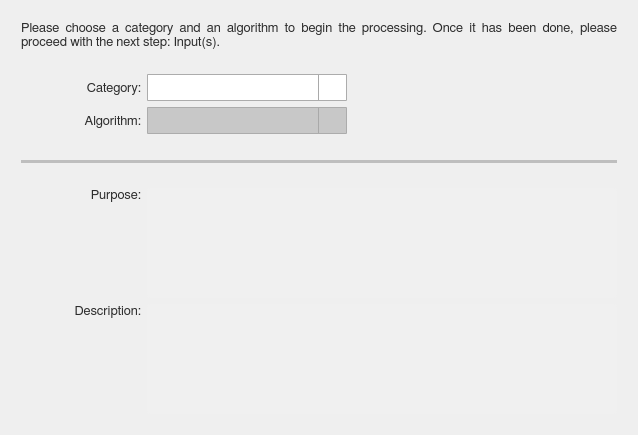
     <widget class="QWidget" name="tab_4">
      <attribute name="title">
       <string>Choose an algorithm</string>
      </attribute>
      <layout class="QGridLayout" name="gridLayout_3">
       <item row="0" column="2">
        <spacer name="verticalSpacer_6">
         <property name="orientation">
          <enum>Qt::Vertical</enum>
         </property>
         <property name="sizeType">
          <enum>QSizePolicy::Fixed</enum>
         </property>
         <property name="sizeHint" stdset="0">
          <size>
           <width>20</width>
           <height>10</height>
          </size>
         </property>
        </spacer>
       </item>
       <item row="1" column="0">
        <spacer name="horizontalSpacer_8">
         <property name="orientation">
          <enum>Qt::Horizontal</enum>
         </property>
         <property name="sizeType">
          <enum>QSizePolicy::Fixed</enum>
         </property>
         <property name="sizeHint" stdset="0">
          <size>
           <width>10</width>
           <height>20</height>
          </size>
         </property>
        </spacer>
       </item>
       <item row="1" column="1" rowspan="2" colspan="2">
        <layout class="QVBoxLayout" name="verticalLayout">
         <item>
          <widget class="QLabel" name="aw_label_1">
           <property name="minimumSize">
            <size>
             <width>0</width>
             <height>27</height>
            </size>
           </property>
           <property name="maximumSize">
            <size>
             <width>16777215</width>
             <height>50</height>
            </size>
           </property>
           <property name="font">
            <font>
             <family>FreeSans</family>
             <pointsize>10</pointsize>
             <stylestrategy>PreferAntialias</stylestrategy>
             <kerning>true</kerning>
            </font>
           </property>
           <property name="styleSheet">
            <string notr="true">QLabel {
	color: rgb(45,45,45);
}</string>
           </property>
           <property name="text">
            <string>&lt;html&gt;&lt;head/&gt;&lt;body&gt;&lt;p align=&quot;justify&quot;&gt;Please choose a category and an algorithm to begin the processing. Once it has been done, please proceed with the next step: Input(s).&lt;/p&gt;&lt;/body&gt;&lt;/html&gt;</string>
           </property>
           <property name="alignment">
            <set>Qt::AlignJustify|Qt::AlignTop</set>
           </property>
           <property name="wordWrap">
            <bool>true</bool>
           </property>
          </widget>
         </item>
         <item>
          <spacer name="verticalSpacer">
           <property name="orientation">
            <enum>Qt::Vertical</enum>
           </property>
           <property name="sizeType">
            <enum>QSizePolicy::Expanding</enum>
           </property>
           <property name="sizeHint" stdset="0">
            <size>
             <width>20</width>
             <height>10</height>
            </size>
           </property>
          </spacer>
         </item>
         <item>
          <layout class="QHBoxLayout" name="horizontalLayout">
           <item>
            <spacer name="horizontalSpacer">
             <property name="orientation">
              <enum>Qt::Horizontal</enum>
             </property>
             <property name="sizeType">
              <enum>QSizePolicy::Fixed</enum>
             </property>
             <property name="sizeHint" stdset="0">
              <size>
               <width>20</width>
               <height>20</height>
              </size>
             </property>
            </spacer>
           </item>
           <item>
            <layout class="QGridLayout" name="gridLayout">
             <item row="0" column="0">
              <widget class="QLabel" name="aw_label_2">
               <property name="enabled">
                <bool>true</bool>
               </property>
               <property name="minimumSize">
                <size>
                 <width>100</width>
                 <height>27</height>
                </size>
               </property>
               <property name="maximumSize">
                <size>
                 <width>100</width>
                 <height>27</height>
                </size>
               </property>
               <property name="font">
                <font>
                 <family>FreeSans</family>
                 <pointsize>10</pointsize>
                 <stylestrategy>PreferAntialias</stylestrategy>
                 <kerning>true</kerning>
                </font>
               </property>
               <property name="styleSheet">
                <string notr="true">QLabel {
	color: rgb(45,45,45);
}</string>
               </property>
               <property name="text">
                <string>Category:</string>
               </property>
               <property name="alignment">
                <set>Qt::AlignRight|Qt::AlignTrailing|Qt::AlignVCenter</set>
               </property>
              </widget>
             </item>
             <item row="0" column="1">
              <widget class="QComboBox" name="aw_combobox_1">
               <property name="minimumSize">
                <size>
                 <width>200</width>
                 <height>27</height>
                </size>
               </property>
               <property name="maximumSize">
                <size>
                 <width>200</width>
                 <height>27</height>
                </size>
               </property>
               <property name="font">
                <font>
                 <family>FreeSans</family>
                 <pointsize>9</pointsize>
                 <stylestrategy>PreferAntialias</stylestrategy>
                 <kerning>true</kerning>
                </font>
               </property>
               <property name="styleSheet">
                <string notr="true">QComboBox {
	border: 1px solid #acacac;
    border-radius: 1px;
	padding-left: 5px;
    background-color: qlineargradient(x1: 0, y1: 0, x2: 0, y2: 1, 
								stop: 0 #f0f0f0, stop: 1 #e5e5e5);
    color: rgb(45,45,45);
}

QComboBox:disabled {
	background-color:  rgb(200,200,200);
}

QComboBox:hover {
	border: 1px solid #7eb4ea;
    border-radius: 1px;
	background-color: qlineargradient(x1: 0, y1: 0, x2: 0, y2: 1, 
								stop: 0 #ecf4fc, stop: 1 #dcecfc);
}

QComboBox::drop-down {
	subcontrol-origin: padding;
	subcontrol-position: top right;
	width: 27px;
    border-left-width: 1px;
	border-left-color: darkgray;
	border-left-style: solid;
	border-top-right-radius: 3px;
	border-bottom-right-radius: 3px;
}

QComboBox::down-arrow {
	image: url(icons/down_arrow_icon.svg); 
	width: 16px;
	height: 16px
}

QComboBox QAbstractItemView {
	selection-background-color: rgb(200,200,200);
	selection-color: black;
	background: #f0f0f0;
	border: 0px solid #f0f0f0;
}

QComboBox QAbstractItemView::item {
	margin: 5px 5px 5px 5px;
}</string>
               </property>
               <property name="frame">
                <bool>false</bool>
               </property>
              </widget>
             </item>
             <item row="1" column="0">
              <widget class="QLabel" name="aw_label_3">
               <property name="minimumSize">
                <size>
                 <width>100</width>
                 <height>27</height>
                </size>
               </property>
               <property name="maximumSize">
                <size>
                 <width>100</width>
                 <height>27</height>
                </size>
               </property>
               <property name="font">
                <font>
                 <family>FreeSans</family>
                 <pointsize>10</pointsize>
                 <stylestrategy>PreferAntialias</stylestrategy>
                 <kerning>true</kerning>
                </font>
               </property>
               <property name="styleSheet">
                <string notr="true">QLabel {
	color: rgb(45,45,45);
}</string>
               </property>
               <property name="text">
                <string>Algorithm:</string>
               </property>
               <property name="alignment">
                <set>Qt::AlignRight|Qt::AlignTrailing|Qt::AlignVCenter</set>
               </property>
              </widget>
             </item>
             <item row="1" column="1">
              <widget class="QComboBox" name="aw_combobox_2">
               <property name="enabled">
                <bool>false</bool>
               </property>
               <property name="minimumSize">
                <size>
                 <width>200</width>
                 <height>27</height>
                </size>
               </property>
               <property name="maximumSize">
                <size>
                 <width>200</width>
                 <height>27</height>
                </size>
               </property>
               <property name="font">
                <font>
                 <family>FreeSans</family>
                 <pointsize>9</pointsize>
                 <stylestrategy>PreferAntialias</stylestrategy>
                 <kerning>true</kerning>
                </font>
               </property>
               <property name="styleSheet">
                <string notr="true">QComboBox {
	border: 1px solid #acacac;
    border-radius: 1px;
	padding-left: 5px;
    background-color: qlineargradient(x1: 0, y1: 0, x2: 0, y2: 1, 
								stop: 0 #f0f0f0, stop: 1 #e5e5e5);
    color: rgb(45,45,45);
}

QComboBox:disabled {
	background-color:  rgb(200,200,200);
    color: rgb(145,145,145);
}

QComboBox:hover {
	border: 1px solid #7eb4ea;
    border-radius: 1px;
	background-color: qlineargradient(x1: 0, y1: 0, x2: 0, y2: 1, 
								stop: 0 #ecf4fc, stop: 1 #dcecfc);
}

QComboBox::drop-down {
	subcontrol-origin: padding;
	subcontrol-position: top right;
	width: 27px;
    border-left-width: 1px;
	border-left-color: darkgray;
	border-left-style: solid;
	border-top-right-radius: 3px;
	border-bottom-right-radius: 3px;
}

QComboBox::down-arrow {
	image: url(icons/down_arrow_icon.svg); 
	width: 16px;
	height: 16px
}

QComboBox::down-arrow:disabled {
	image: url(icons/down_arrow_icon_deactivated.svg); 
	width: 16px;
	height: 16px
}

QComboBox QAbstractItemView {
	selection-background-color: rgb(200,200,200);
	selection-color: black;
	background: #f0f0f0;
	border: 0px solid #f0f0f0;
}

QComboBox QAbstractItemView::item {
	margin: 5px 5px 5px 5px;
}</string>
               </property>
               <property name="frame">
                <bool>false</bool>
               </property>
              </widget>
             </item>
            </layout>
           </item>
           <item>
            <spacer name="horizontalSpacer_2">
             <property name="orientation">
              <enum>Qt::Horizontal</enum>
             </property>
             <property name="sizeHint" stdset="0">
              <size>
               <width>40</width>
               <height>20</height>
              </size>
             </property>
            </spacer>
           </item>
          </layout>
         </item>
         <item>
          <spacer name="verticalSpacer_3">
           <property name="orientation">
            <enum>Qt::Vertical</enum>
           </property>
           <property name="sizeType">
            <enum>QSizePolicy::Expanding</enum>
           </property>
           <property name="sizeHint" stdset="0">
            <size>
             <width>20</width>
             <height>13</height>
            </size>
           </property>
          </spacer>
         </item>
         <item>
          <widget class="Line" name="line_2">
           <property name="styleSheet">
            <string notr="true">QFrame {
   background: rgb(190,190,190);
   height: 5px;
   border: 0px solid black;
}</string>
           </property>
           <property name="orientation">
            <enum>Qt::Horizontal</enum>
           </property>
          </widget>
         </item>
         <item>
          <spacer name="verticalSpacer_5">
           <property name="orientation">
            <enum>Qt::Vertical</enum>
           </property>
           <property name="sizeType">
            <enum>QSizePolicy::Expanding</enum>
           </property>
           <property name="sizeHint" stdset="0">
            <size>
             <width>20</width>
             <height>13</height>
            </size>
           </property>
          </spacer>
         </item>
         <item>
          <layout class="QHBoxLayout" name="horizontalLayout_2">
           <item>
            <spacer name="horizontalSpacer_3">
             <property name="orientation">
              <enum>Qt::Horizontal</enum>
             </property>
             <property name="sizeType">
              <enum>QSizePolicy::Fixed</enum>
             </property>
             <property name="sizeHint" stdset="0">
              <size>
               <width>20</width>
               <height>20</height>
              </size>
             </property>
            </spacer>
           </item>
           <item>
            <layout class="QGridLayout" name="gridLayout_2">
             <item row="0" column="0">
              <widget class="QLabel" name="aw_label_4">
               <property name="minimumSize">
                <size>
                 <width>100</width>
                 <height>27</height>
                </size>
               </property>
               <property name="maximumSize">
                <size>
                 <width>100</width>
                 <height>16777215</height>
                </size>
               </property>
               <property name="font">
                <font>
                 <family>FreeSans</family>
                 <pointsize>10</pointsize>
                 <stylestrategy>PreferAntialias</stylestrategy>
                 <kerning>true</kerning>
                </font>
               </property>
               <property name="styleSheet">
                <string notr="true">QLabel {
	color: rgb(45,45,45);
}</string>
               </property>
               <property name="text">
                <string>Purpose:</string>
               </property>
               <property name="alignment">
                <set>Qt::AlignRight|Qt::AlignTop|Qt::AlignTrailing</set>
               </property>
              </widget>
             </item>
             <item row="1" column="0">
              <widget class="QLabel" name="aw_label_5">
               <property name="minimumSize">
                <size>
                 <width>100</width>
                 <height>27</height>
                </size>
               </property>
               <property name="maximumSize">
                <size>
                 <width>100</width>
                 <height>16777215</height>
                </size>
               </property>
               <property name="font">
                <font>
                 <family>FreeSans</family>
                 <pointsize>10</pointsize>
                 <stylestrategy>PreferAntialias</stylestrategy>
                 <kerning>true</kerning>
                </font>
               </property>
               <property name="styleSheet">
                <string notr="true">QLabel {
	color: rgb(45,45,45);
}</string>
               </property>
               <property name="text">
                <string>Description:</string>
               </property>
               <property name="alignment">
                <set>Qt::AlignRight|Qt::AlignTop|Qt::AlignTrailing</set>
               </property>
              </widget>
             </item>
             <item row="1" column="1">
              <widget class="QTextEdit" name="aw_edit_2">
               <property name="minimumSize">
                <size>
                 <width>470</width>
                 <height>110</height>
                </size>
               </property>
               <property name="maximumSize">
                <size>
                 <width>16777215</width>
                 <height>110</height>
                </size>
               </property>
               <property name="font">
                <font>
                 <family>FreeSans</family>
                 <pointsize>9</pointsize>
                 <stylestrategy>PreferAntialias</stylestrategy>
                 <kerning>true</kerning>
                </font>
               </property>
               <property name="cursor" stdset="0">
                <cursorShape>ArrowCursor</cursorShape>
               </property>
               <property name="styleSheet">
                <string notr="true">QTextEdit {
	border-radius: 3px;
	padding: 1px 0px 1px 4px;
	background-color:  rgb(240, 240, 240);
    color: rgb(45,45,45);
}
    
QTextEdit:disabled {
	background-color:  rgb(240, 240, 240);
}

QScrollBar:horizontal {
  border: 1px solid white;
  background-color: rgb(240, 240, 240);
  height: 20px;
  margin: 0px 21px 0px 21px;
}

QScrollBar::handle:vertical {
  background-color: rgb(205, 205, 205);
  min-height: 25px;
}

QScrollBar:handle:vertical:hover {
  background-color: rgb(166, 166, 166);
}

QScrollBar:handle:vertical:pressed {
  background-color: rgb(96, 96, 96);
}

QScrollBar::handle:horizontal {
  background-color: rgb(205, 205, 205);
  min-width: 25px;
}

QScrollBar:handle:horizontal:hover {
  background-color: rgb(166, 166, 166);
}

QScrollBar:handle:horizontal:pressed {
  background-color: rgb(96, 96, 96);
}

QScrollBar::add-line:vertical {
  border-top: 1px solid rgb(240,240,240);
  border-left: 1px solid white;
  border-right: 1px solid white;
  border-bottom: 1px solid white;
  background-color: rgb(240, 240, 240);
  height: 20px;
  subcontrol-position: bottom;
  subcontrol-origin: margin;
  border-bottom-right-radius: 3px;
}

QScrollBar::add-line:vertical:hover {
  background-color: rgb(218, 218, 218);
}

QScrollBar::add-line:vertical:pressed {
  background-color: rgb(96, 96, 96);
}

QScrollBar::sub-line:vertical {
  border-top: 1px solid white;
  border-left: 1px solid white;
  border-right: 1px solid white;
  border-bottom: 1px solid rgb(240,240,240);
  background-color: rgb(240, 240, 240);
  height: 20px;
  subcontrol-position: top;
  subcontrol-origin: margin;
  border-top-right-radius: 3px;
}

QScrollBar::sub-line:vertical:hover {
  background-color: rgb(218, 218, 218);
}

QScrollBar::sub-line:vertical:pressed {
  background-color: rgb(96, 96, 96);
}

QScrollBar::up-arrow:vertical {
  image: url(icons/up_arrow_icon.svg); 
  width: 16px;
  height: 16px;
}

QScrollBar::up-arrow:vertical:pressed {
  right: -1px;
  bottom: -1px;
}

QScrollBar::down-arrow:vertical {
  image: url(icons/down_arrow_icon.svg); 
  width: 16px;
  height: 16px;
}

QScrollBar::down-arrow:vertical:pressed {
  right: -1px;
  bottom: -1px;
}

QScrollBar::add-line:horizontal {
  border-top: 1px solid white;
  border-left: 1px solid rgb(240,240,240);
  border-right: 1px solid white;
  border-bottom: 1px solid white;
  background-color: rgb(240, 240, 240);
  width: 20px;
  subcontrol-position: right;
  subcontrol-origin: margin;
  border-bottom-right-radius: 3px;
}

QScrollBar::add-line:horizontal:hover {
  background-color: rgb(218, 218, 218);
}

QScrollBar::add-line:horizontal:pressed {
  background-color: rgb(96, 96, 96);
}

QScrollBar::sub-line:horizontal {
  border-top: 1px solid white;
  border-left: 1px solid white;
  border-right: 1px solid rgb(240,240,240);
  border-bottom: 1px solid white;
  background-color: rgb(240, 240, 240);
  width: 20px;
  subcontrol-position: left;
  subcontrol-origin: margin;
border-bottom-left-radius: 3px;
}

QScrollBar::sub-line:horizontal:hover {
  background-color: rgb(218, 218, 218);
}

QScrollBar::sub-line:horizontal:pressed {
  background-color: rgb(96, 96, 96);
}

QScrollBar::left-arrow:horizontal {
  image: url(icons/left_arrow_icon.svg); 
  width: 16px;
  height: 16px;
}

QScrollBar::left-arrow:horizontal:pressed {
  right: -1px;
  bottom: -1px;
}

QScrollBar::right-arrow:horizontal {
  image: url(icons/right_arrow_icon.svg); 
  width: 16px;
  height: 16px;
}

QScrollBar::right-arrow:horizontal:pressed {
  right: -1px;
  bottom: -1px;
}</string>
               </property>
              </widget>
             </item>
             <item row="0" column="1">
              <widget class="QTextEdit" name="aw_edit_1">
               <property name="minimumSize">
                <size>
                 <width>470</width>
                 <height>110</height>
                </size>
               </property>
               <property name="maximumSize">
                <size>
                 <width>16777215</width>
                 <height>110</height>
                </size>
               </property>
               <property name="font">
                <font>
                 <family>FreeSans</family>
                 <pointsize>9</pointsize>
                 <stylestrategy>PreferAntialias</stylestrategy>
                 <kerning>true</kerning>
                </font>
               </property>
               <property name="cursor" stdset="0">
                <cursorShape>ArrowCursor</cursorShape>
               </property>
               <property name="styleSheet">
                <string notr="true">QTextEdit {
	border-radius: 3px;
	padding: 1px 0px 1px 4px;
	background-color:  rgb(240, 240, 240);
    color: rgb(45,45,45);
}
    
QTextEdit:disabled {
	background-color:  rgb(240, 240, 240);
}

QScrollBar:horizontal {
  border: 1px solid white;
  background-color: rgb(240, 240, 240);
  height: 20px;
  margin: 0px 21px 0px 21px;
}

QScrollBar::handle:vertical {
  background-color: rgb(205, 205, 205);
  min-height: 25px;
}

QScrollBar:handle:vertical:hover {
  background-color: rgb(166, 166, 166);
}

QScrollBar:handle:vertical:pressed {
  background-color: rgb(96, 96, 96);
}

QScrollBar::handle:horizontal {
  background-color: rgb(205, 205, 205);
  min-width: 25px;
}

QScrollBar:handle:horizontal:hover {
  background-color: rgb(166, 166, 166);
}

QScrollBar:handle:horizontal:pressed {
  background-color: rgb(96, 96, 96);
}

QScrollBar::add-line:vertical {
  border-top: 1px solid rgb(240,240,240);
  border-left: 1px solid white;
  border-right: 1px solid white;
  border-bottom: 1px solid white;
  background-color: rgb(240, 240, 240);
  height: 20px;
  subcontrol-position: bottom;
  subcontrol-origin: margin;
  border-bottom-right-radius: 3px;
}

QScrollBar::add-line:vertical:hover {
  background-color: rgb(218, 218, 218);
}

QScrollBar::add-line:vertical:pressed {
  background-color: rgb(96, 96, 96);
}

QScrollBar::sub-line:vertical {
  border-top: 1px solid white;
  border-left: 1px solid white;
  border-right: 1px solid white;
  border-bottom: 1px solid rgb(240,240,240);
  background-color: rgb(240, 240, 240);
  height: 20px;
  subcontrol-position: top;
  subcontrol-origin: margin;
  border-top-right-radius: 3px;
}

QScrollBar::sub-line:vertical:hover {
  background-color: rgb(218, 218, 218);
}

QScrollBar::sub-line:vertical:pressed {
  background-color: rgb(96, 96, 96);
}

QScrollBar::up-arrow:vertical {
  image: url(icons/up_arrow_icon.svg); 
  width: 16px;
  height: 16px;
}

QScrollBar::up-arrow:vertical:pressed {
  right: -1px;
  bottom: -1px;
}

QScrollBar::down-arrow:vertical {
  image: url(icons/down_arrow_icon.svg); 
  width: 16px;
  height: 16px;
}

QScrollBar::down-arrow:vertical:pressed {
  right: -1px;
  bottom: -1px;
}

QScrollBar::add-line:horizontal {
  border-top: 1px solid white;
  border-left: 1px solid rgb(240,240,240);
  border-right: 1px solid white;
  border-bottom: 1px solid white;
  background-color: rgb(240, 240, 240);
  width: 20px;
  subcontrol-position: right;
  subcontrol-origin: margin;
  border-bottom-right-radius: 3px;
}

QScrollBar::add-line:horizontal:hover {
  background-color: rgb(218, 218, 218);
}

QScrollBar::add-line:horizontal:pressed {
  background-color: rgb(96, 96, 96);
}

QScrollBar::sub-line:horizontal {
  border-top: 1px solid white;
  border-left: 1px solid white;
  border-right: 1px solid rgb(240,240,240);
  border-bottom: 1px solid white;
  background-color: rgb(240, 240, 240);
  width: 20px;
  subcontrol-position: left;
  subcontrol-origin: margin;
border-bottom-left-radius: 3px;
}

QScrollBar::sub-line:horizontal:hover {
  background-color: rgb(218, 218, 218);
}

QScrollBar::sub-line:horizontal:pressed {
  background-color: rgb(96, 96, 96);
}

QScrollBar::left-arrow:horizontal {
  image: url(icons/left_arrow_icon.svg); 
  width: 16px;
  height: 16px;
}

QScrollBar::left-arrow:horizontal:pressed {
  right: -1px;
  bottom: -1px;
}

QScrollBar::right-arrow:horizontal {
  image: url(icons/right_arrow_icon.svg); 
  width: 16px;
  height: 16px;
}

QScrollBar::right-arrow:horizontal:pressed {
  right: -1px;
  bottom: -1px;
}</string>
               </property>
              </widget>
             </item>
            </layout>
           </item>
          </layout>
         </item>
        </layout>
       </item>
       <item row="2" column="3">
        <spacer name="horizontalSpacer_9">
         <property name="orientation">
          <enum>Qt::Horizontal</enum>
         </property>
         <property name="sizeType">
          <enum>QSizePolicy::Fixed</enum>
         </property>
         <property name="sizeHint" stdset="0">
          <size>
           <width>10</width>
           <height>20</height>
          </size>
         </property>
        </spacer>
       </item>
       <item row="3" column="1">
        <spacer name="verticalSpacer_7">
         <property name="orientation">
          <enum>Qt::Vertical</enum>
         </property>
         <property name="sizeType">
          <enum>QSizePolicy::Fixed</enum>
         </property>
         <property name="sizeHint" stdset="0">
          <size>
           <width>20</width>
           <height>10</height>
          </size>
         </property>
        </spacer>
       </item>
      </layout>
     </widget>
